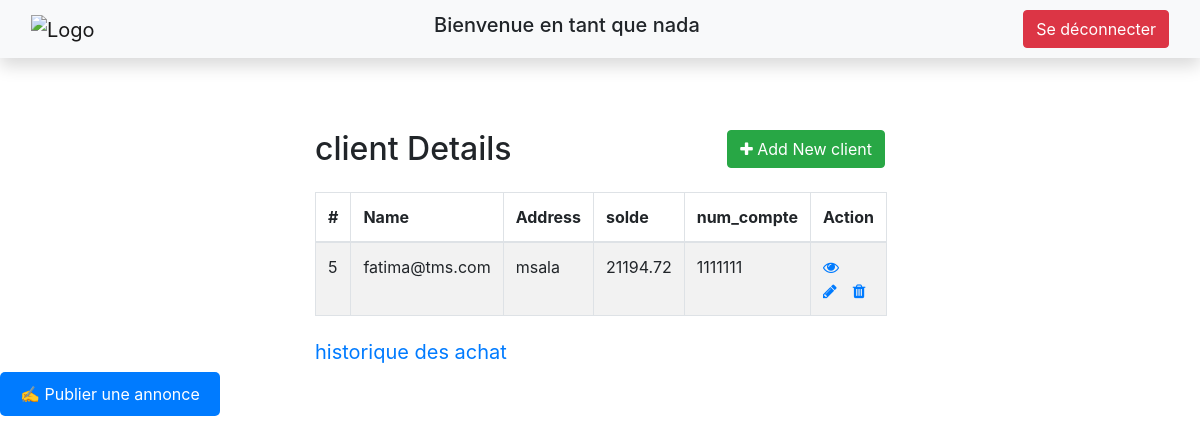
/admin/dashboard.php (signed in), run on the app's committed database.
### tables this page shows
CREATE TABLE `client` (
  `id` int(11) NOT NULL,
  `name` varchar(100) NOT NULL,
  `address` varchar(255) DEFAULT NULL,
  `solde` decimal(10,2) DEFAULT NULL,
  `num_commande` varchar(50) DEFAULT NULL,
  `id_utilisateur` int(11) DEFAULT NULL,
  `password` varchar(255) NOT NULL
);

### admin/dashboard.php (the view, shortened to what this page needs)
<!DOCTYPE html>
<html lang="en">
<head>
    <link rel="stylesheet" href="https://stackpath.bootstrapcdn.com/bootstrap/4.5.2/css/bootstrap.min.css">
    <link rel="stylesheet" href="https://maxcdn.bootstrapcdn.com/font-awesome/4.7.0/css/font-awesome.min.css">
</head>
<body>
<nav class="navbar navbar-expand-lg navbar-light bg-light shadow mb-4">
  <div class="container-fluid">
    <a class="navbar-brand" href="#">
      <img src="logo.png" alt="Logo" width="120" height="120">
    </a>
    <div class="mx-auto fw-bold h5 text-center">
    <?php echo "Bienvenue en tant que ".$_SESSION['user']['username']; ?>
    </div>
    <form action="../logout.php" method="POST" class="d-flex">
      <button class="btn btn-danger" type="submit">Se déconnecter</button>
    </form>
  </div>
</nav>
    <div class="wrapper">
        <div class="container-fluid">
            <div class="row">
                <div class="col-md-12">
                    <div class="mt-5 mb-3 clearfix">
                        <h2 class="pull-left">client Details</h2>
                        <a href="create.php" class="btn btn-success pull-right"><i class="fa fa-plus"></i> Add New client</a>
                    </div>
                    <?php
                    require_once "config.php";
                    $sql = "SELECT * FROM client";
                    if($result = mysqli_query($link, $sql)){
                        if(mysqli_num_rows($result) > 0){
                            echo '<table class="table table-bordered table-striped">';
                                echo "<thead>";
                                    echo "<tr>";
                                        echo "<th>#</th>";
                                        echo "<th>Name</th>";
                                        echo "<th>Address</th>";
                                        echo "<th>solde</th>";
                                        echo "<th>num_compte</th>";
                                        echo "<th>Action</th>";
                                    echo "</tr>";
                                echo "</thead>";
                                echo "<tbody>";
                                while($row = mysqli_fetch_array($result)){
                                    echo "<tr>";
                                        echo "<td>" . $row['id'] . "</td>";
                                        echo "<td>" . htmlspecialchars($row['name']) . "</td>";
                                        echo "<td>" . htmlspecialchars($row['address']) . "</td>";
                                        echo "<td>" . htmlspecialchars($row['solde']) . "</td>";
                                        echo "<td>" . htmlspecialchars($row['num_commande']) . "</td>";
                                        echo "<td>";
                                            echo '<a href="read.php?id='. $row['id'] .'" class="mr-3" title="View Record" data-toggle="tooltip"><span class="fa fa-eye"></span></a>';
                                            echo '<a href="update.php?id='. $row['id'] .'" class="mr-3" title="Update Record" data-toggle="tooltip"><span class="fa fa-pencil"></span></a>';
                                            echo '<a href="delete.php?id='. $row['id'] .'" title="Delete Record" data-toggle="tooltip"><span class="fa fa-trash"></span></a>';
                                        echo "</td>";
                                    echo "</tr>";
                                }
                                echo "</tbody>";
                            echo "</table>";
                        } else{
                            echo '<div class="alert alert-danger"><em>No records were found.</em></div>';
                        }
                    } else{
                        echo "Oops! Something went wrong. Please try again later.";
                    }
                    ?>
                    <a class="navbar-brand" href="historique.php">historique des achat</a>
                </div>
            </div>
        </div>
    </div>
    <a href="mess_admin.php" style="display: inline-block; padding: 10px 20px; background-color: #007bff; color: white; text-decoration: none; border-radius: 5px;">
    ✍️ Publier une annonce
</a>
</body>
</html>

### admin/dashboard.php (style rules this page uses)
.wrapper { width: 600px; margin: 0 auto; }
table tr td:last-child { width: 120px; }

### data on the page
client: id "5", name "fatima@tms.com", address "msala", solde "21194.72", num_commande "1111111"

### other printed values
$_SESSION['user']['username'] "nada"
